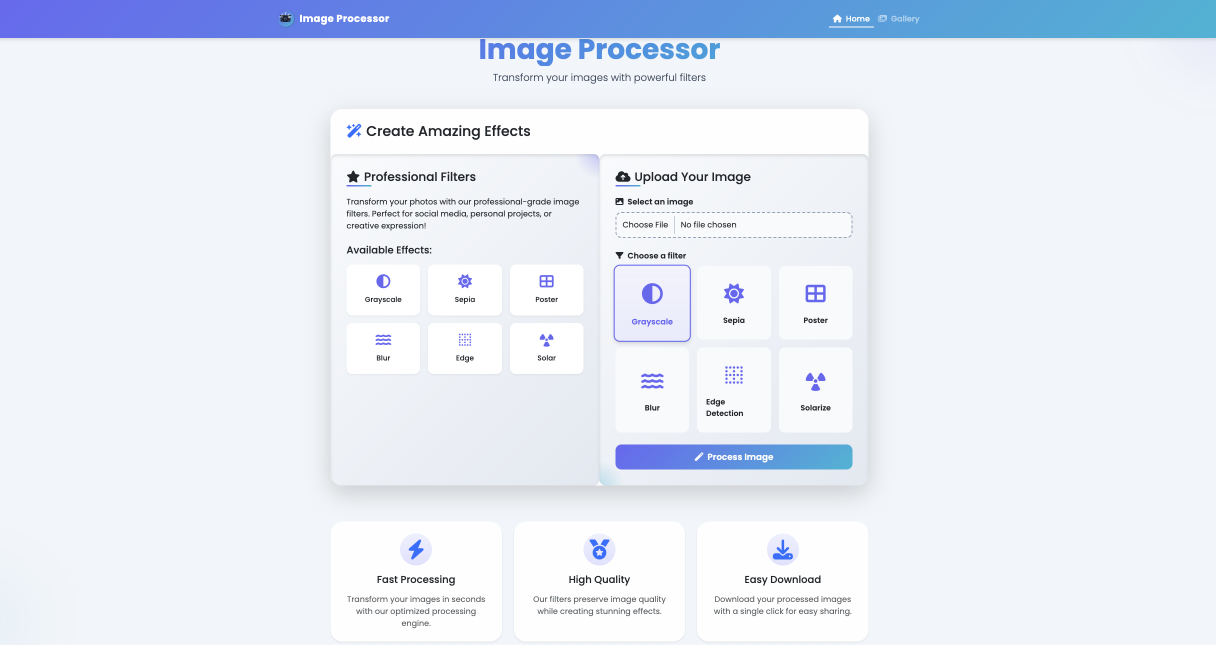
#> input picture interface.png, 2431 x 1290 px (shown at 1/2 size)
$ python -i utils.py   (imports and definitions only)
#> lines starting #> are read from the running program, lines starting #| are printed output that depends on the picture
"""
Utility functions for image processing using Pillow
"""
from PIL import Image, ImageFilter, ImageOps, ImageEnhance
import os
import uuid
from django.conf import settings

# [30 lines left out: functions save_uploaded_image, apply_grayscale, not called in this run]

def apply_sepia(image_path, output_path):
    """Apply sepia tone effect"""
#> called with image_path = '../interface.png', output_path = 'out.png'
    with Image.open(image_path) as img:
        # Convert to grayscale first
#> img is the input picture: PIL image 2431x1290 RGBA; mean R, G, B, A 230.1, 235.9, 245.3, 255
        grayscale = img.convert('L')
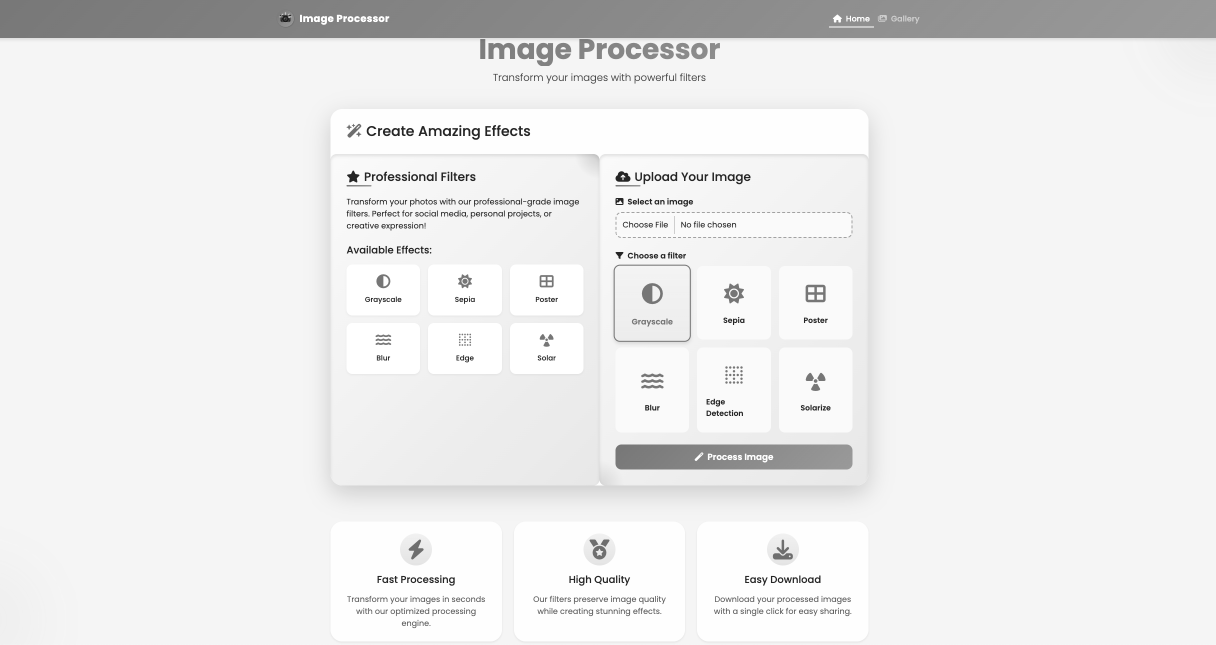
#> grayscale: PIL image 2431x1290 L (shown at 1/2 size); min 23, max 255, mean 235.5
        # Create a sepia palette
        sepia = Image.new('RGB', img.size, (0, 0, 0))
#> sepia: PIL image 2431x1290 RGB; every value is 0
        for y in range(img.height):
            for x in range(img.width):
                gray_pixel = grayscale.getpixel((x, y))
                # Apply sepia tone formula
                r = min(int(gray_pixel * 1.1), 255)
                g = min(int(gray_pixel * 0.9), 255)
                b = min(int(gray_pixel * 0.7), 255)
                sepia.putpixel((x, y), (r, g, b))
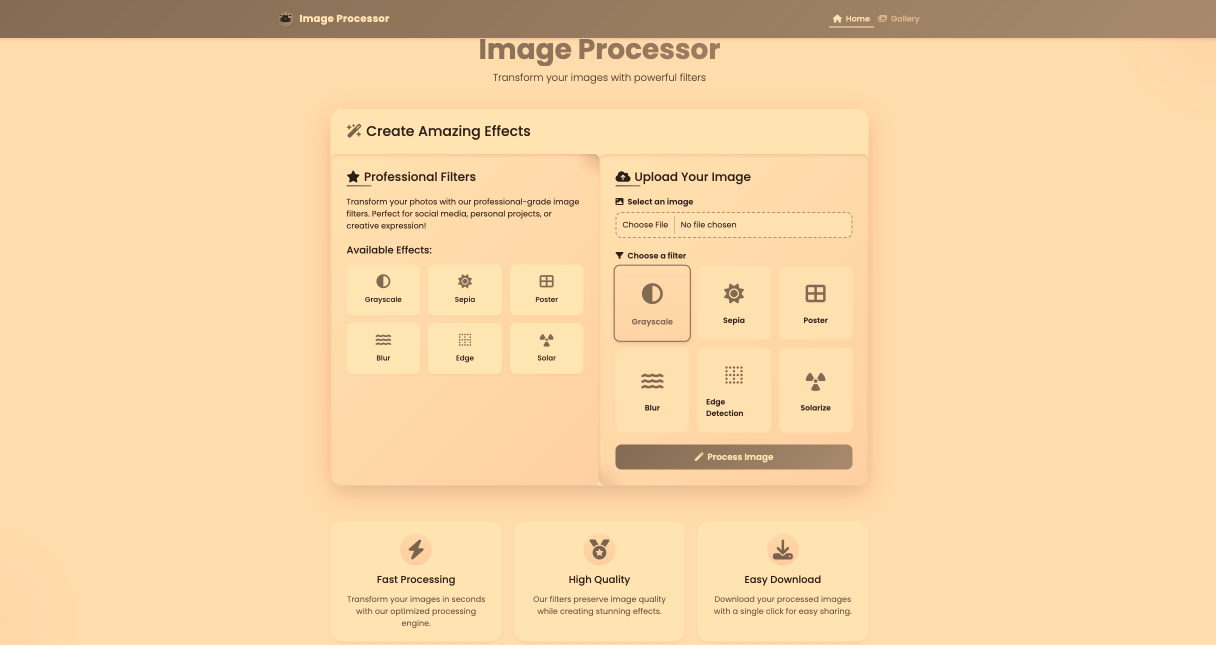
#> sepia: PIL image 2431x1290 RGB (shown at 1/2 size); mean R, G, B 245.5, 211.5, 164.3
        sepia.save(output_path)
    return output_path

# [63 lines left out: functions apply_poster, apply_blur, apply_edge, apply_solar, process_image, not called in this run]

>>> result = apply_sepia('../interface.png', 'out.png')
